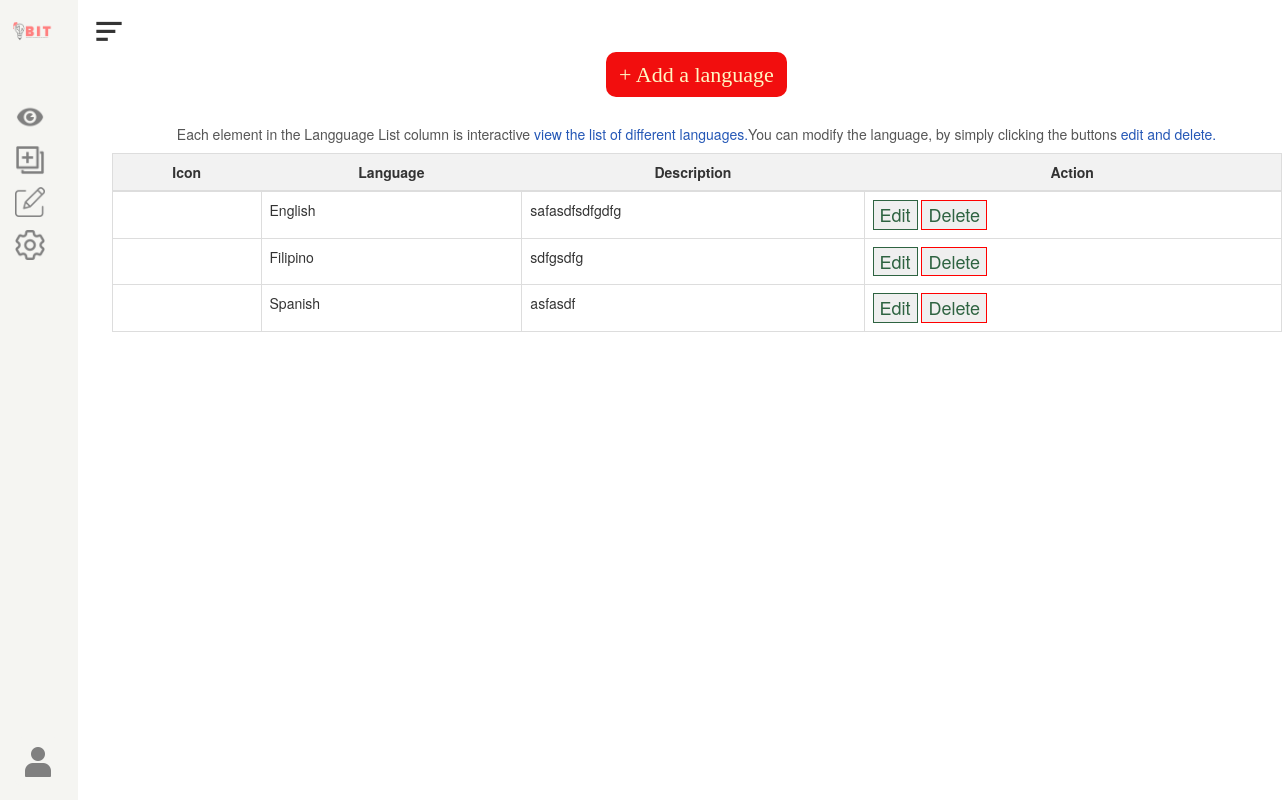
/admin/read/languages/language_home.php (signed in), run on the app's committed database.
### tables this page shows
CREATE TABLE "language_table" (
	"id"	INTEGER NOT NULL,
	"language"	TEXT,
	"language_description"	INTEGER,
	PRIMARY KEY("id" AUTOINCREMENT)
);

### admin/read/languages/language_home.php (the view, shortened to what this page needs)
<?php
    include '../database.php';
?>
<!DOCTYPE html>
<html lang="en">
<head>
    <link
      rel="stylesheet"
      href="../../assets/bootstrap-5.1.3-dist/css/bootstrap.min.css"
    />
    <link rel="stylesheet" href="../../assets/css/general_styles.css" />
    <link rel="stylesheet" href="../../assets/css/modal_language.css">
    <link rel="stylesheet" href="../../assets/icons/fontawesome/css/all.css" />
    <link rel="stylesheet" href="../../assets/icons/boxicons/css/boxicons.min.css">
    <link rel="stylesheet" href="../../assets/css/add_course.css">
    <link rel="stylesheet" href="../../assets/css/general_styles.css" />
    <link rel="stylesheet" href="../../assets/css/add_video.css">
    <link rel="stylesheet" href="../../assets/css/admin_home.css">
    <link rel="stylesheet" href="../../assets/css/course_display.css">
    <link rel="stylesheet" href="../../assets/css/sidebar.css">
    <link rel="stylesheet" href = "../../assets/css/manual_style.css">
    <link rel="stylesheet" href = "../../assets/css/verification.css">
</head>
<body>
    <?php
        include '../a_includes/admin_sidebar.php';
        include '../a_includes/admin_sidebar_section_header.php';
    ?>
    <main class="w-100 d-flex align-items-center  flex-column ">
    <div class = "container">
      <?php
        $languageCount = $conn->prepare("SELECT * FROM language_table");
        $languageCount->execute();
        $languageCnt = 0;
        while($languageCount->fetch(PDO::FETCH_ASSOC)){ $languageCnt += 1; }
        if($languageCnt === 0){
            echo "<div style='display: flex; justify-content: center;'>
                    <button type='submit' id='add-button' class='btn bgc-red-light font-reg rounded-pill px-3 my-3' style='border-radius: 10px;'>+ Add a language</button>
                </div>";
            echo "<div class='text-center font-med display-4 py-5'>NO LANGUAGE HAS BEEN UPLOADED</div>";
        }else{?>
    <div class = "container" style = "border: none;">
        <div class = "row mt-5">
            <div class = "col">
                <div style="display: flex; justify-content: center;">
                <button type='submit' id='add-button' class='btn bgc-red-light font-reg rounded-pill px-3 my-3' style='border-radius: 10px;'>+ Add a language</button>
                </div>
                <br>
                <div class="col-12 mx-auto text-center h5 my-4" style="color: #555;">
                    Each element in the Langguage List column is interactive <span class="txt-primary">view the list of different languages.</span>You can modify the language, by simply clicking the buttons <span class="txt-primary"> edit and delete.</span>
                </div>
                <table class = "table">
                    <thead>
                        <tr>
                            <th class="text-center">Icon</th>
                            <th class="text-center">Language</th>
                            <th class="text-center">Description</th>
                            <th class="text-center">Action</th>
                        </tr>
                    </thead>
                    <tbody>
                    <?php
                        $query = "SELECT * FROM language_table";
                        $query_run = $conn->prepare($query);
                        $query_run->execute();
                        while($row = $query_run->FETCH(PDO::FETCH_ASSOC)){
                            $language_id = $row['id'];
                            $language = $row['language'];
                            $language_desc = $row['language_description'];
                            $query_lang_icons = "SELECT * FROM language_image_table WHERE language_id = :language_id";
                            $query_lang_icons_run = $conn->prepare($query_lang_icons);
                            $query_lang_icons_run->bindParam(":language_id", $language_id);
                            $query_lang_icons_run->execute();
                            ?>
                        <tr>
                            <td class="text-center">
                                <div class="d-flex align-items-center justify-content-center">
                                <?php
                                    while($fetch_icons = $query_lang_icons_run->fetch(PDO::FETCH_ASSOC)){
                                        ?>
                                        <div style="width: 30px;" class="mx-1">
                                        </div>
                                        <?php
                                        }
                                    ?>
                                </div>
                            </td>
                            <td class="text-center"><?php echo $language; ?></td>
                            <td class="text-center"><?php echo $language_desc; ?></td>
                            <td class="text-center">
                                <a class="text-decoration-none" style="outline: none;" href="./language_home.php?edit_lang_details=<?php echo $language_id; ?>">
                                    <button class="bg-transparent mx-1 py-1 px-4 rounded-pill edit-button" style='font-size: 18px; border: #2e6341 1px solid; color: #2e6341; outline: none;'>Edit</button>
                                </a>
                                <a href="./language_home.php?delete_lang_details=<?php echo $language_id; ?>" style="outline: none;">
                                    <button class="bg-transparent mx-1 py-1 px-3 rounded-pill text-danger delete-button" style="font-size: 18px; border: 1px solid red; color: #2e6341;  outline: none;">Delete</button>
                                </a>
                            </td>
                           </tr>
                        <?php
                        }
                    ?>
                </tbody>
                </table>
                <?php
        }
        ?>
            </div>
        </div>
    </div>
    </div>
                </section>
</body>
</html>

### admin/assets/css/general_styles.css (style rules this page uses)
.font-reg { font-family: PoppinsReg; }
:root { --bgc-dark: #000; --bgc-red: #850000; --bgc-red-light: #f20e0e; --bgc-tan: #FFDB89; --bgc-light: #FFF6C3; --bgc-gray: #c2beaa; --bgc-gray-light: #eaeae5; --bgc-success: #e0f7dc; --text-dark: #000; --text-red: #850000; --text-red-light: #f20e0e; --text-tan: #FFDB89; --text-light: #FFF6C3; --text-primary: #2457b6; --text-success: #ddf5d9; }
html { --scrollbarBG: transparent; --thumbBG: transparent; }
body { scrollbar-width: thin; scrollbar-color: var(--thumbBG) var(--scrollbarBG); }
.bgc-red-light { background: var(--bgc-red-light); color: var(--text-light); }
.txt-primary { color: var(--text-primary); }

### admin/assets/css/add_video.css (style rules this page uses)
.btn { font-size: 22px; }

### admin/assets/css/admin_home.css (style rules this page uses)
.btn { font-size: 22px; }

### admin/assets/css/course_display.css (style rules this page uses)
.btn { font-size: 22px; }

### admin/read/languages/language_home.php (style rules this page uses)
table { border-collapse: collapse; width: 100%; margin-bottom: 20px; border: 1px solid #ddd; }
.table td { text-align: left; padding: 10px; border: 1px solid #ddd; }
.table th { background-color: #f2f2f2; }
html { --scrollbarBG: transparent; --thumbBG: transparent; }
body { scrollbar-width: thin; scrollbar-color: var(--thumbBG) var(--scrollbarBG); }

### data on the page
language_table: language "English", language_description "safasdfsdfgdfg"
language_table: language "Filipino", language_description "sdfgsdfg"
language_table: language "Spanish", language_description "asfasdf"
